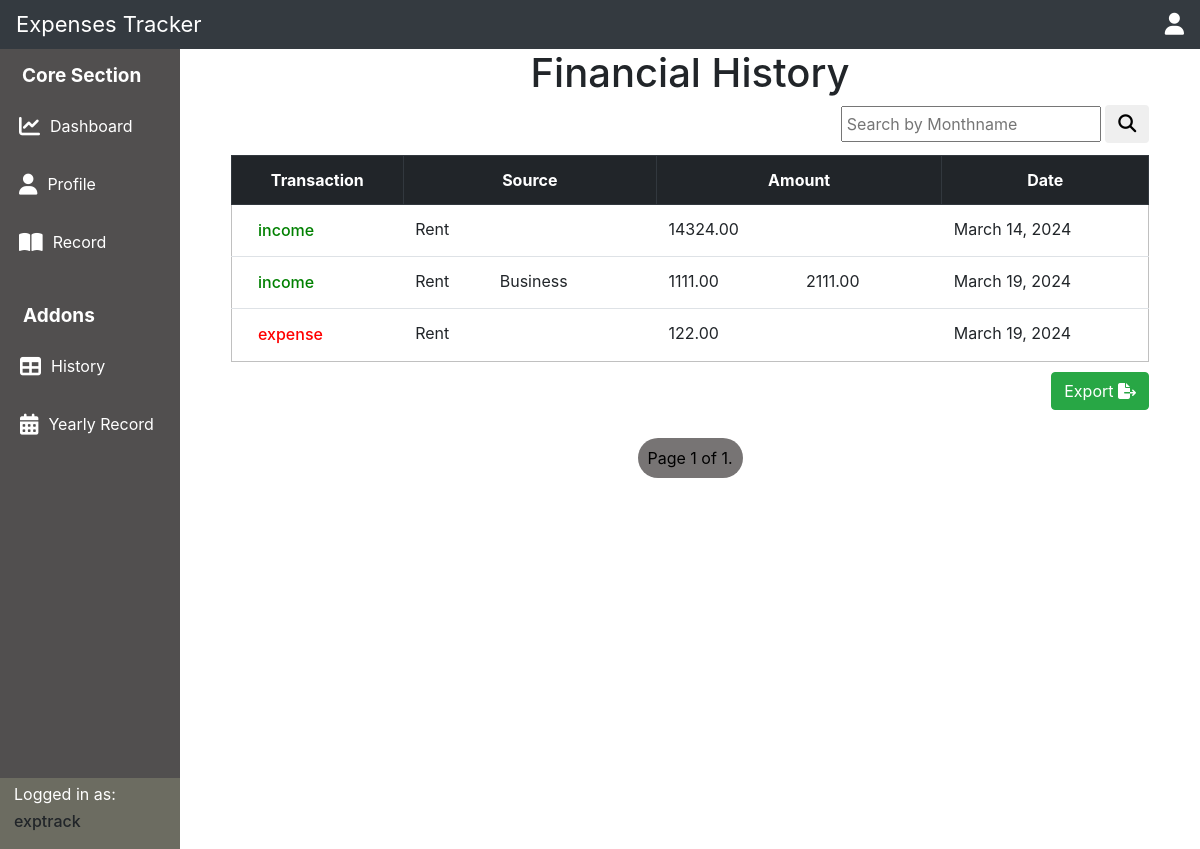
The page /allhistory/ (signed in) on the database its author committed.
### exptrack/models.py (models this page shows, shortened)
class Income(models.Model):
    PROFESSION_CHOICES= [
        ('doctor', 'Doctor'),
        ('engineer', 'Engineer'),
        ('teacher', 'Teacher'),
    ]
    CATEGORY_CHOICES = [
        ('income', 'Income'),
        ('expense', 'Expense')
    ]
    user = models.ForeignKey(User, on_delete=models.CASCADE)
    profession = models.CharField(max_length=100, choices=PROFESSION_CHOICES)
    source_1_name = models.CharField(max_length=100, blank=True)
    source_1_amount = models.DecimalField(max_digits=10, decimal_places=2, null=True, blank=True)
    source_2_name = models.CharField(max_length=100, blank=True)
    source_2_amount = models.DecimalField(max_digits=10, decimal_places=2, null=True, blank=True)
    source_3_name = models.CharField(max_length=100, blank=True)
    source_3_amount = models.DecimalField(max_digits=10, decimal_places=2, null=True, blank=True)
    date = models.DateField(auto_now_add=True)
    category = models.CharField(max_length=10, choices=CATEGORY_CHOICES, default='income')
    verbose_name = "Income"
    verbose_name_plural = "Income"

class Expenses(models.Model):
    CATEGORY_CHOICES = [
        ('income', 'Income'),
        ('expense', 'Expense')
    ]
    user = models.ForeignKey(User, on_delete=models.CASCADE)
    source_1_name = models.CharField(max_length=100, blank=True)
    source_1_amount = models.DecimalField(max_digits=10, decimal_places=2, null=True, blank=True)
    source_2_name = models.CharField(max_length=100, blank=True)
    source_2_amount = models.DecimalField(max_digits=10, decimal_places=2, null=True, blank=True)
    source_3_name = models.CharField(max_length=100, blank=True)
    source_3_amount = models.DecimalField(max_digits=10, decimal_places=2, null=True, blank=True)
    date = models.DateField(auto_now_add=True)
    category = models.CharField(max_length=10, choices=CATEGORY_CHOICES, default='expense')
    class Meta:
        verbose_name = "Expense"
        verbose_name_plural = "Expenses"

### exptrack/views.py (the view)
# urls.py: path('allhistory/', views.allhistory, name= 'allhistory'),
def allhistory(request):
    search_month = request.GET.get("search")
    alldata =getcombine(request)
    if search_month:
        alldata = [data for data in alldata if data.date.strftime("%B").lower() == search_month.lower()]
    paginator = Paginator(alldata,4)
    page_number = request.GET.get("page")
    page_obj = paginator.get_page(page_number)
    return render(request, 'history.html',{'alldata':alldata,'page_obj':page_obj})

### exptrack/views.py (called while the page is built)
def getcombine(request):
    user = request.user
    allincome = Income.objects.filter(user=user).exclude(source_1_name=None, source_1_amount=0).exclude(source_2_name=None, source_2_amount=0).exclude(source_3_name=None, source_3_amount=0)
    allexpense = Expenses.objects.filter(user=user).exclude(source_1_name=None, source_1_amount=0).exclude(source_2_name=None, source_2_amount=0).exclude(source_3_name=None, source_3_amount=0).select_related('user')
    return list(allincome) + list(allexpense)

### exptrack/templates/history.html (shortened to what this page needs)
{% extends 'root.html' %} {% block record %}
<div class="maincontainer">
  <h1 style="text-align: center;">Financial History</h1>
  <div class="search">
    <form action="#">
        <input type="text" placeholder="Search by Monthname" name="search">
        <button class="btn">
            <i class="fa fa-search" style="font-size: 18px;"></i>
        </button>
    </form>
</div>
  <table class="table ">
    <thead class="thead-dark">
        <tr>
            <th>Transaction</th>
            <th colspan="3" >Source</th>
            <th colspan="3">Amount</th>
            <th>Date</th>
        </tr>
    </thead>
    <tbody>
        <tr>
            {% for data in page_obj %}
            <td style="color: {% if data.category == 'income' %} green {% else %} red {% endif %}">
                <h6>{{ data.category }}</h6>
            </td>
            <td>
            {% if data.source_1_name %}
            {{ data.source_1_name }}
        {% endif %}
    </td>
    <td>
        {% if data.source_2_name %}
        {{ data.source_2_name }}
    {% endif %}
</td>
<td>
</td>
            <td>
                {% if data.source_1_amount %}
                {{ data.source_1_amount }}
            {% endif %}
            </td>
            <td>
                {% if data.source_2_amount %}
                {{ data.source_2_amount }}
            {% endif %}
            </td>
            <td>
            </td>
            <td>{{data.date}}</td>
        </tr>
       {% endfor %}
    </tbody>
  </table>
  <div class="export">
    <a class="btn btn-success exportbtn" href="{% url 'generatepdf' %}" >Export <i class="fa fa-file-export"></i>
    </a>
  </div>
  <section class="pagination">
    <div class="paginator">
        <a class="page" href="" style="font-size: 16px;">Page {{ page_obj.number }} of {{ page_obj.paginator.num_pages }}.</a>
    </div>
  </section>
{% endblock %}

### exptrack/templates/root.html (shortened to what this page needs)
{% load static %}
<!DOCTYPE html>
<html lang="en">
  <head>
    <link
      rel="stylesheet"
      href="https://cdn.jsdelivr.net/npm/bootstrap@4.0.0/dist/css/bootstrap.min.css"
    />
    <link rel="stylesheet" href="{% static 'css/style.css'%}" />
  </head>
  <body>
    <header class="navbar navbar-dark bg-dark">
      <div class="logo">Expenses Tracker</div>
      <div>
        <div class="topnav " onclick="togglePopup(event)">
              <a href="#" ><i class="fa fa-user"></i></a>
        </div>
      </div>
    </header>
    <main class="mainsection">
      <aside>
        <nav>
          <div class="navone">
            <h6>Core Section</h6>
          <ul>
            <a  href="{% url 'home' %}" class="nav-link">
              <i class="fa fa-chart-line"></i>
              <p>Dashboard</p>
          </a>
              <a href="{% url 'profile' %}" class="nav-link">
                <i class="fa fa-user"></i>
                <p>Profile</p>
              </a>
              <a href="{% url 'showrecord' %}" class="nav-link">
                <i class="fa fa-book-open"></i>
                <p>Record</p>
              </a>
          </ul>
        </div>
        <div class="navtwo">
          <h6>Addons</h6>
        <ul>
          <a href="{% url 'allhistory' %}" class="nav-link">
            <i class="fa fa-table"></i>
            <p>History</p>
          </a>
            <a href="{% url 'yearrecord' %}" class="nav-link">
              <i class="fa fa-calendar"></i>
              <p>Yearly Record</p>
            </a>
        </ul>
      </div>
        </nav>
        <div class="account">
          <ul>
                <p>Logged in as:</p>
                <h6>{{user.username}}</h6>
          </ul>
        </div>
      </aside>
      <div>
        {% block record %}
        {% endblock %}
      </div>
    </main>
  </body>
</html>

### static/css/style.css (style rules this page uses)
* { margin: 0; padding: 0; box-sizing: border-box; }
header { display: flex; justify-content: space-between; align-items: center; font-size: 22px; padding: 7px; color: white; }
header a i { font-size: 22px; color: white; }
.mainsection { height: 100vh; display: grid; grid-template-columns: 15% 85%; }
.mainsection .navone, .navtwo { padding: 2px 4px; }
.mainsection aside { background: rgb(81, 79, 79); }
.nav-link { display: flex; }
.nav-link i { vertical-align: middle; margin-right: 5px; display: inline-block; line-height: 2; font-size: 21px; }
.mainsection aside { display: flex; justify-content: space-between; flex-direction: column; }
.mainsection aside .account { background-color: rgb(108, 108, 97); }
.mainsection aside .account p, h6 { margin: 2px; padding: 2px; vertical-align: middle; margin-left: 12px; }
.mainsection aside nav h6, p { color: white; padding: 7px; }
.mainsection aside nav h6 { font-weight: bolder; font-size: 19px; }
.mainsection aside nav .navone { padding: 7px 3px; }
.mainsection aside nav .navone a, .navtwo a { text-decoration: none; }
.nav-link i { color: white; }
.nav-link p { margin: auto 2px; }
.mainsection section { background-color: rgb(145, 143, 143); }
.logincontainer .loginform input, p { margin: 12px; padding: 7px; }
.registercontainer .registerform input, p { margin: 2px; padding: 3px; }
button { padding: 4px 4px; margin-right: 10px; cursor: pointer; transition: all 0.5s ease; }
.maincontainer table { width: 90%; margin: auto; margin-top: 12px; border: 1px solid silver; }
.maincontainer table th { border: 1px solid black; text-align: center; }
.export { display: flex; justify-content: flex-end; color: #fff; }
.exportbtn { margin-top: 10px; color: #fff; margin-right: 5%; }
section.pagination { margin-top: 20px; background-color: white; }
.pagination .paginator { margin: 9px auto; padding: 7px; }
.pagination .paginator .page { padding: 10px; font-size: 19px; text-decoration: none; background-color: rgb(119, 116, 116); border-radius: 22px; color: #000; }
.pagination .paginator a { text-decoration: none; }
.search input { padding: 4px; }
.search { display: flex; justify-content: flex-end; align-items: center; margin-right: 4%; }
.search .btn { vertical-align: baseline; }

### rows shown on the page
Income: category "income", source_1_name "Rent", source_1_amount "14324.00", date "March 14, 2024"
Income: category "income", source_1_name "Rent", source_2_name "Business", source_1_amount "1111.00", source_2_amount "2111.00", date "March 19, 2024"
Expenses: category "expense", source_1_name "Rent", source_1_amount "122.00", date "March 19, 2024"

### other values the page prints
{{ user.username }} "exptrack"
{{ page_obj.number }} "1"
{{ page_obj.paginator.num_pages }} "1"
